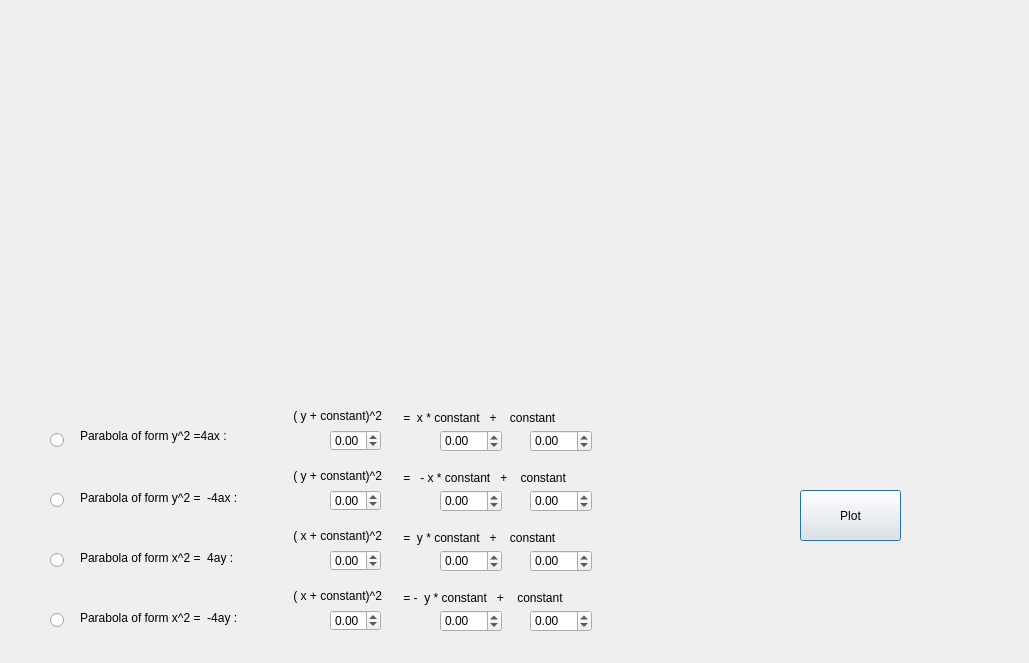
<?xml version="1.0" encoding="UTF-8"?>
<ui version="4.0">
 <class>parabola</class>
 <widget class="QDialog" name="parabola">
  <property name="geometry">
   <rect>
    <x>0</x>
    <y>0</y>
    <width>1029</width>
    <height>663</height>
   </rect>
  </property>
  <property name="windowTitle">
   <string>Dialog</string>
  </property>
  <widget class="QCustomPlot" name="plot" native="true">
   <property name="geometry">
    <rect>
     <x>230</x>
     <y>20</y>
     <width>531</width>
     <height>371</height>
    </rect>
   </property>
  </widget>
  <widget class="QPushButton" name="plot_btn">
   <property name="geometry">
    <rect>
     <x>800</x>
     <y>490</y>
     <width>101</width>
     <height>51</height>
    </rect>
   </property>
   <property name="text">
    <string>Plot</string>
   </property>
  </widget>
  <widget class="QRadioButton" name="radioButton">
   <property name="geometry">
    <rect>
     <x>50</x>
     <y>430</y>
     <width>95</width>
     <height>20</height>
    </rect>
   </property>
   <property name="text">
    <string/>
   </property>
  </widget>
  <widget class="QRadioButton" name="radioButton_2">
   <property name="geometry">
    <rect>
     <x>50</x>
     <y>490</y>
     <width>95</width>
     <height>20</height>
    </rect>
   </property>
   <property name="text">
    <string/>
   </property>
  </widget>
  <widget class="QLabel" name="label">
   <property name="geometry">
    <rect>
     <x>290</x>
     <y>400</y>
     <width>111</width>
     <height>31</height>
    </rect>
   </property>
   <property name="text">
    <string> ( y + constant)^2</string>
   </property>
  </widget>
  <widget class="QLabel" name="label_2">
   <property name="geometry">
    <rect>
     <x>400</x>
     <y>410</y>
     <width>191</width>
     <height>16</height>
    </rect>
   </property>
   <property name="text">
    <string> =  x * constant   +    constant</string>
   </property>
  </widget>
  <widget class="QDoubleSpinBox" name="p_1">
   <property name="geometry">
    <rect>
     <x>330</x>
     <y>430</y>
     <width>51</width>
     <height>21</height>
    </rect>
   </property>
   <property name="minimum">
    <double>-15.000000000000000</double>
   </property>
  </widget>
  <widget class="QDoubleSpinBox" name="p_2">
   <property name="geometry">
    <rect>
     <x>440</x>
     <y>430</y>
     <width>62</width>
     <height>22</height>
    </rect>
   </property>
   <property name="minimum">
    <double>-15.000000000000000</double>
   </property>
  </widget>
  <widget class="QDoubleSpinBox" name="p_3">
   <property name="geometry">
    <rect>
     <x>530</x>
     <y>430</y>
     <width>62</width>
     <height>22</height>
    </rect>
   </property>
   <property name="minimum">
    <double>-15.000000000000000</double>
   </property>
  </widget>
  <widget class="QLabel" name="label_3">
   <property name="geometry">
    <rect>
     <x>80</x>
     <y>420</y>
     <width>191</width>
     <height>31</height>
    </rect>
   </property>
   <property name="text">
    <string>Parabola of form y^2 =4ax :</string>
   </property>
  </widget>
  <widget class="QLabel" name="label_4">
   <property name="geometry">
    <rect>
     <x>80</x>
     <y>490</y>
     <width>181</width>
     <height>16</height>
    </rect>
   </property>
   <property name="text">
    <string>Parabola of form y^2 =  -4ax :</string>
   </property>
  </widget>
  <widget class="QLabel" name="label_5">
   <property name="geometry">
    <rect>
     <x>290</x>
     <y>460</y>
     <width>111</width>
     <height>31</height>
    </rect>
   </property>
   <property name="text">
    <string> ( y + constant)^2</string>
   </property>
  </widget>
  <widget class="QLabel" name="label_6">
   <property name="geometry">
    <rect>
     <x>400</x>
     <y>470</y>
     <width>191</width>
     <height>16</height>
    </rect>
   </property>
   <property name="text">
    <string> =   - x * constant   +    constant</string>
   </property>
  </widget>
  <widget class="QDoubleSpinBox" name="p_4">
   <property name="geometry">
    <rect>
     <x>440</x>
     <y>490</y>
     <width>62</width>
     <height>22</height>
    </rect>
   </property>
   <property name="minimum">
    <double>-15.000000000000000</double>
   </property>
  </widget>
  <widget class="QDoubleSpinBox" name="p_5">
   <property name="geometry">
    <rect>
     <x>530</x>
     <y>490</y>
     <width>62</width>
     <height>22</height>
    </rect>
   </property>
   <property name="minimum">
    <double>-15.000000000000000</double>
   </property>
  </widget>
  <widget class="QDoubleSpinBox" name="p_6">
   <property name="geometry">
    <rect>
     <x>330</x>
     <y>490</y>
     <width>51</width>
     <height>21</height>
    </rect>
   </property>
   <property name="minimum">
    <double>-15.000000000000000</double>
   </property>
  </widget>
  <widget class="QLabel" name="label_7">
   <property name="geometry">
    <rect>
     <x>290</x>
     <y>520</y>
     <width>111</width>
     <height>31</height>
    </rect>
   </property>
   <property name="text">
    <string> ( x + constant)^2</string>
   </property>
  </widget>
  <widget class="QLabel" name="label_8">
   <property name="geometry">
    <rect>
     <x>400</x>
     <y>530</y>
     <width>191</width>
     <height>16</height>
    </rect>
   </property>
   <property name="text">
    <string> =  y * constant   +    constant</string>
   </property>
  </widget>
  <widget class="QDoubleSpinBox" name="p_7">
   <property name="geometry">
    <rect>
     <x>440</x>
     <y>550</y>
     <width>62</width>
     <height>22</height>
    </rect>
   </property>
   <property name="minimum">
    <double>-15.000000000000000</double>
   </property>
  </widget>
  <widget class="QDoubleSpinBox" name="p_8">
   <property name="geometry">
    <rect>
     <x>530</x>
     <y>550</y>
     <width>62</width>
     <height>22</height>
    </rect>
   </property>
   <property name="minimum">
    <double>-15.000000000000000</double>
   </property>
  </widget>
  <widget class="QDoubleSpinBox" name="p_9">
   <property name="geometry">
    <rect>
     <x>330</x>
     <y>550</y>
     <width>51</width>
     <height>21</height>
    </rect>
   </property>
   <property name="minimum">
    <double>-15.000000000000000</double>
   </property>
  </widget>
  <widget class="QLabel" name="label_9">
   <property name="geometry">
    <rect>
     <x>290</x>
     <y>580</y>
     <width>111</width>
     <height>31</height>
    </rect>
   </property>
   <property name="text">
    <string> ( x + constant)^2</string>
   </property>
  </widget>
  <widget class="QLabel" name="label_10">
   <property name="geometry">
    <rect>
     <x>400</x>
     <y>590</y>
     <width>191</width>
     <height>16</height>
    </rect>
   </property>
   <property name="text">
    <string> = -  y * constant   +    constant</string>
   </property>
  </widget>
  <widget class="QDoubleSpinBox" name="p_10">
   <property name="geometry">
    <rect>
     <x>440</x>
     <y>610</y>
     <width>62</width>
     <height>22</height>
    </rect>
   </property>
   <property name="minimum">
    <double>-15.000000000000000</double>
   </property>
  </widget>
  <widget class="QDoubleSpinBox" name="p_11">
   <property name="geometry">
    <rect>
     <x>530</x>
     <y>610</y>
     <width>62</width>
     <height>22</height>
    </rect>
   </property>
   <property name="minimum">
    <double>-15.000000000000000</double>
   </property>
  </widget>
  <widget class="QDoubleSpinBox" name="p_12">
   <property name="geometry">
    <rect>
     <x>330</x>
     <y>610</y>
     <width>51</width>
     <height>21</height>
    </rect>
   </property>
   <property name="minimum">
    <double>-15.000000000000000</double>
   </property>
  </widget>
  <widget class="QRadioButton" name="radioButton_3">
   <property name="geometry">
    <rect>
     <x>50</x>
     <y>550</y>
     <width>95</width>
     <height>20</height>
    </rect>
   </property>
   <property name="text">
    <string/>
   </property>
  </widget>
  <widget class="QLabel" name="label_11">
   <property name="geometry">
    <rect>
     <x>80</x>
     <y>550</y>
     <width>181</width>
     <height>16</height>
    </rect>
   </property>
   <property name="text">
    <string>Parabola of form x^2 =  4ay :</string>
   </property>
  </widget>
  <widget class="QRadioButton" name="radioButton_4">
   <property name="geometry">
    <rect>
     <x>50</x>
     <y>610</y>
     <width>95</width>
     <height>20</height>
    </rect>
   </property>
   <property name="text">
    <string/>
   </property>
  </widget>
  <widget class="QLabel" name="label_12">
   <property name="geometry">
    <rect>
     <x>80</x>
     <y>610</y>
     <width>181</width>
     <height>16</height>
    </rect>
   </property>
   <property name="text">
    <string>Parabola of form x^2 =  -4ay :</string>
   </property>
  </widget>
 </widget>
 <customwidgets>
  <customwidget>
   <class>QCustomPlot</class>
   <extends>QWidget</extends>
   <header>qcustomplot.h</header>
   <container>1</container>
  </customwidget>
 </customwidgets>
 <resources/>
 <connections/>
</ui>
